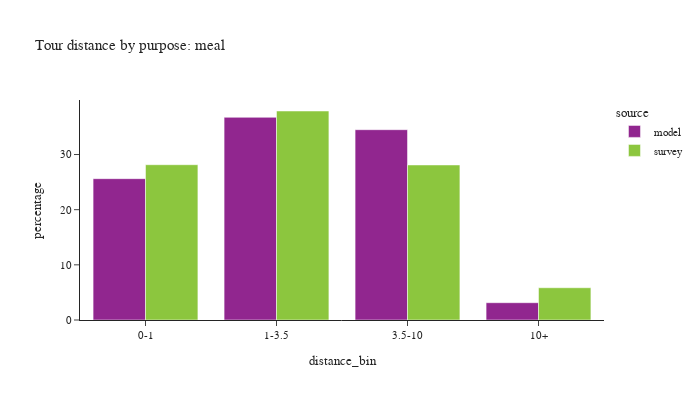

The cell this chart's notebook holds for it:
### Code cell
plot_bins(tour, tour['pdpurp'] == 6, 'meal')

### Figure 1 — Plotly figure (JSON) as saved in the notebook; plotly's stock layout.template omitted (floating-point values rounded to 4 significant figures)
{"data": [{"alignmentgroup": "True", "customdata": [[120898], [173356], [162796], [14794]], "hovertemplate": "source=model<br>distance_bin=%{x}<br>percentage=%{y}<br>sample count=%{customdata[0]}<extra></extra>", "legendgroup": "model", "marker": {"color": "#91268F", "pattern": {"shape": ""}}, "name": "model", "offsetgroup": "model", "orientation": "v", "showlegend": true, "textposition": "auto", "type": "bar", "x": ["0-1", "1-3.5", "3.5-10", "10+"], "xaxis": "x", "y": [25.62, 36.74, 34.5, 3.135], "yaxis": "y"}, {"alignmentgroup": "True", "customdata": [[268], [261], [196], [76]], "hovertemplate": "source=survey<br>distance_bin=%{x}<br>percentage=%{y}<br>sample count=%{customdata[0]}<extra></extra>", "legendgroup": "survey", "marker": {"color": "#8CC63E", "pattern": {"shape": ""}}, "name": "survey", "offsetgroup": "survey", "orientation": "v", "showlegend": true, "textposition": "auto", "type": "bar", "x": ["0-1", "1-3.5", "3.5-10", "10+"], "xaxis": "x", "y": [28.15, 37.89, 28.11, 5.848], "yaxis": "y"}], "layout": {"barmode": "group", "font": {"size": 11}, "height": 400, "legend": {"title": {"text": "source"}, "tracegroupgap": 0}, "title": {"text": "Tour distance by purpose: meal"}, "width": 700, "xaxis": {"anchor": "y", "domain": [0.0, 1.0], "title": {"text": "distance_bin"}}, "yaxis": {"anchor": "x", "domain": [0.0, 1.0], "title": {"text": "percentage"}}}}
